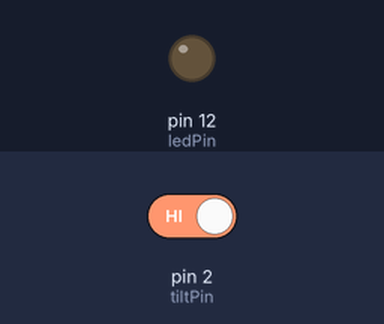
Simulated run of this sketch. Board: Arduino Uno, built with avr-gcc and run on an emulated ATmega328P. Parts: output pins drawn as LEDs (lit = HIGH). Inputs (shaded band) come from the test bench; at power-on: pin 2 (tiltPin) HIGH.

Above: at 1.2 s.
1.3 s: pin 2 (tiltPin) driven LOW
At 2.5 s:
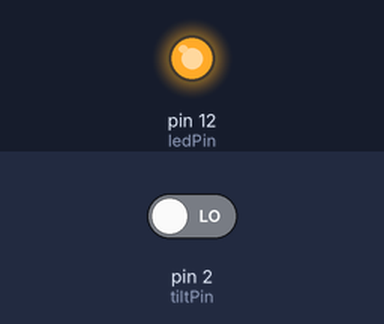
2.8 s: pin 2 (tiltPin) driven HIGH
At 3.6 s:
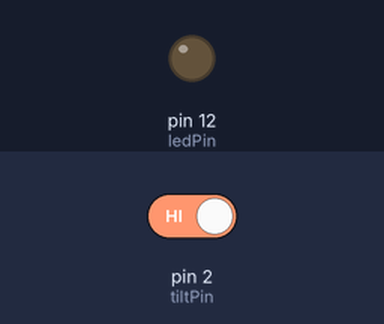
Timing chart, 0 to 5.8 s (numbered marks = the images above; inputs shaded):
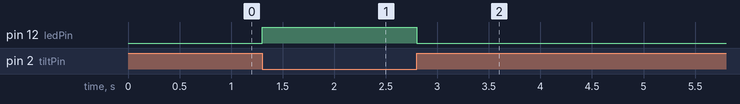

The sketch:

ballSwitchSensor.ino
```cpp
/*
==========================================
SARKIT EdTech Project
Title: Ball Switch Module with Arduino
Description:
This project uses a ball switch (tilt sensor)
to detect movement or orientation changes.
When the switch is tilted, the LED turns ON.

Author: SARKIT EdTech
==========================================
*/

int tiltPin = 2;    // Ball switch digital output pin
int ledPin  = 12;   // LED pin

void setup() {
  pinMode(tiltPin, INPUT);
  pinMode(ledPin, OUTPUT);
}

void loop() {

  int state = digitalRead(tiltPin);   // Read sensor state

  if (state == LOW) {                 // Tilt detected
    digitalWrite(ledPin, HIGH);       // Turn LED ON
  } else {
    digitalWrite(ledPin, LOW);        // Turn LED OFF
  }
}
```

Measured:
- after the input at 1.3 s, pin 12 (ledPin): LOW → HIGH at once
- after the input at 2.8 s, pin 12 (ledPin): HIGH → LOW at once
